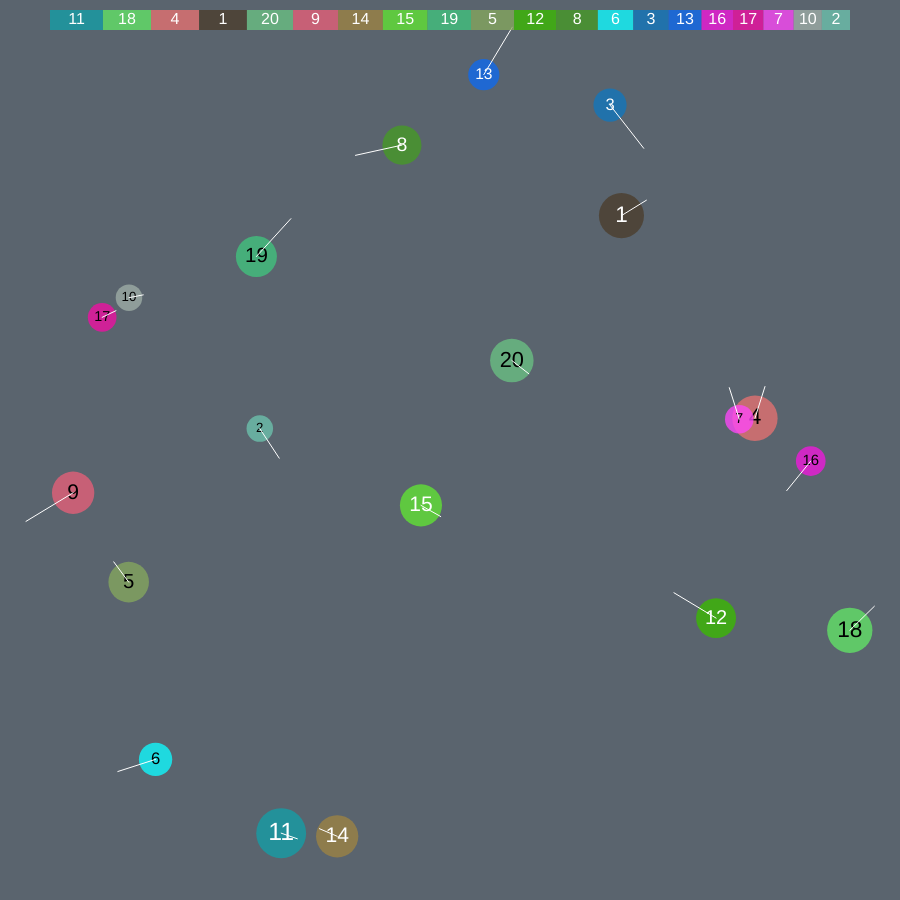
Frame 1 (no input)
Frame 60 (no input): identical to frame 1, image omitted
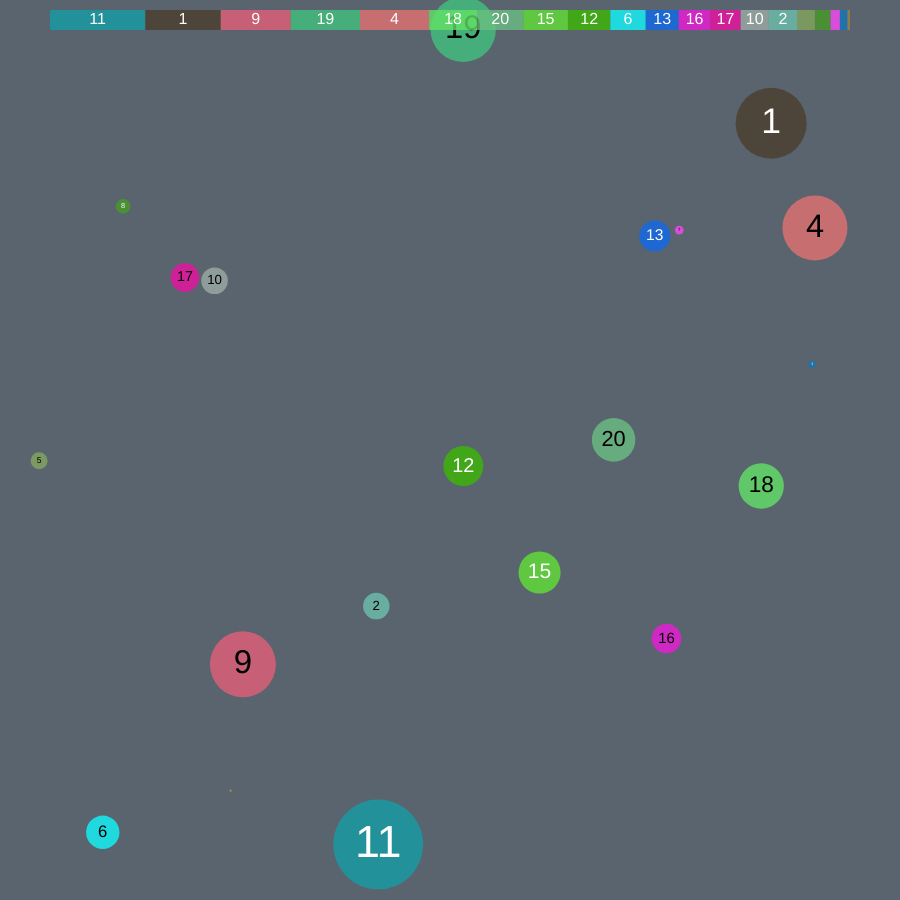
Frame 120 (the mouse pressed at the canvas centre since frame 60)

The p5.js sketch that drew these frames (run headless with seeded random() and noise() and a simulated clock; from frame 60 on, the mouse is pressed at the canvas centre):

// p5.js sketch
// ── sketch.js
var podium = 5;
var ball_pop;
var scoreboard;
// var foods = [];

var state = "start";

function init_balls() {
  ball_pop = new BallPopulation(
    20, // Population length
    50, // Ball max size
    25); // Ball min size
  scoreboard = new Scoreboard(createVector(50, 10), createVector(width - 100, 20));
}

function init_foods() {
  foods = [];
  for (var i = 0; i < ball_pop.length * 4; i++) {
    foods.push(new Ball(
      0,
      createVector(random(ball_pop.max_size, width- ball_pop.max_size), random(ball_pop.max_size, height - ball_pop.max_size)),
      createVector(0, 0),
      5,
      color(255, 255, 255)
    ));
  }
}

function setup() {
  createCanvas(900, 900);
  background(0);
  init_balls();
  // init_foods();
}

function batlle() {
  // for (var food of foods) {
  //     food.show();
  // }
  ball_pop.fight();
  ball_pop.live();
  if (ball_pop.check_end(podium)) {
    state = "end";
  }
}

function show_all(showId = false, showSpeed = false) {
  // for (var food of foods) {
  //   food.show();
  // }
  ball_pop.show(showId, showSpeed);
}

function draw() {
  background(90, 100, 110);
  switch (state) {
    case "init":
      init_balls();
      init_foods();
      state = "start";
      break;
    case "start":
      show_all(true, true);
      break;
    case "battle":
      batlle();
      break;
      case "pause":
      show_all(true);
    case "end":
      show_all(true);
      scoreboard.winners(ball_pop);
      break;
    }
  scoreboard.show(ball_pop);
}

function mousePressed() {
  switch (state) {
    case "start":
      state = "battle";
      break;
    case "battle":
    case "pause":
    case "end":
      state = "init";
      break;
  }
}

function keyPressed() {
if (key === ' ') {
  switch (state) {
    case "battle":
      state = "pause";
    break;
    case "pause":
      state = "battle";
    break;
    }
  }
}
// ── Ball.js
class Ball {
    constructor(id, pos, spd, size, color) {
        this.id = id;
        this.pos = pos;
        this.spd = spd;
        if (this.spd.x < 1 && this.spd.x > -1) {
            this.spd.x = this.spd.x < 0 ? -1 : 1;
        }
        this.size = size;
        this.color = color;
    }

    show(showId = false, showSpeed = false) {
        noStroke();
        fill(this.color);
        circle(this.pos.x, this.pos.y, this.size);
        if (showId) {
            var color_level = (this.color.levels[0] + this.color.levels[1] + this.color.levels[2]) / 3;
            fill(color_level > 128 ? 0 : 255);
            textSize(this.size / 2);
            textAlign(CENTER, CENTER);
            text(this.id, this.pos.x, this.pos.y);
        }
        if (showSpeed) {
            stroke(255);
            strokeWeight(1);
            line(this.pos.x, this.pos.y, this.pos.x + this.spd.x * 10, this.pos.y + this.spd.y * 10);
        }
    }

    move() {
        this.pos.add(this.spd);
        if (this.pos.x < this.size / 2 || this.pos.x > width - this.size / 2) {
            this.spd.x *= -1;
        }
        if (this.pos.y < this.size / 2 || this.pos.y > height - this.size / 2) {
            this.spd.y *= -1;
        }
    }

    live(max_size, showId = false) {
        this.move();
        this.show(showId);
        // if (this.size > 1 && this.size < max_size * 4) {
        //     var diff = (max_size - this.size)
        //     if (diff > 0) {
        //         this.size += diff / 100;
        //     }
        // }
    }

    fight(other_ball) {
        var rate = 0.05;
        if (this.id != other_ball.id) {
            var distance = dist(this.pos.x, this.pos.y, other_ball.pos.x, other_ball.pos.y);
            if (distance < (this.size + other_ball.size) / 2) {
                var result = random(100);
                // if (result < 100 * this.size / (this.size + other_ball.size)) {
                // Change to a better clutch system with chances to win based on size difference instead of certainety
                if (this.size > other_ball.size) {
                    this.size += other_ball.size * rate;
                    other_ball.size *= 1 - rate;
                // } else {
                } else if (this.size < other_ball.size) {
                    other_ball.size += this.size * rate;
                    this.size *= 1 - rate;
                }
                if (this.pos.x - this.size / 2 < 0) {
                    this.pos.x = this.size / 2;
                }
                if (this.pos.x + this.size / 2 > width) {
                    this.pos.x = width - this.size / 2;
                }
                if (this.pos.y - this.size / 2 < 0) {
                    this.pos.y = this.size / 2;
                }
                if (this.pos.y + this.size / 2 > height) {
                    this.pos.y = height - this.size / 2;
                }
                return true;
            }
        }
        return false;
    }
}
// ── BallPopulation.js
class BallPopulation {
    constructor(length, max_size, min_size) {
        this.length = length;
        this.max_size = max_size;
        this.min_size = min_size;
        this.balls = [];
        for (var i = 0; i < this.length; i++) {
            this.balls.push(new Ball(
                i + 1,
                createVector(random(this.max_size, width - this.max_size), random(this.max_size, height - this.max_size)),
                createVector(random(-5, 5), random(-5, 5)),
                random(this.min_size, this.max_size),
                color(random(255), random(255), random(255), 200)
            ));
        }
        this.ball_total_size = this.balls.reduce((total, ball) => total + ball.size, 0);
        this.balls.sort((a, b) => b.size - a.size);
        this.alive_balls = this.balls.filter(ball => ball.size > 1);
    }

    show(showId = false, showSpeed = false) {
        for (var ball of this.balls) {
            ball.show(showId, showSpeed);
        }
    }

    live() {
        for (var ball of this.balls) {
            ball.live(this.max_size, true);
            // for (var food of foods) {
            //   ball.fight(food);
            // }
        }
    }

    fight() {
        for (var ball of this.balls) {
            for (var other_ball of this.balls) {
                if (ball.fight(other_ball)) {
                    this.ball_total_size = this.balls.reduce((total, ball) => total + ball.size, 0);
                    this.balls.sort((a, b) => b.size - a.size);
                    this.alive_balls = this.balls.filter(ball => ball.size > 1);
                }
            }
        }
    }

    check_end(podium = 1) {
        if (this.alive_balls.length <= 1) {
            return true;
        }
        if (podium && this.alive_balls.length <= podium) {
            return true;
        }
        return false;
    }
}
// ── Scoreboard.js
class Scoreboard {
  constructor(pos, size) {
    this.pos = pos;
    this.size = size;
  }

  show(ball_pop) {
    var lastpos = this.pos.x
    for (var ball of ball_pop.balls) {
      noStroke();
      fill(ball.color);
      rect(lastpos, this.pos.y, ball.size / ball_pop.ball_total_size * this.size.x, this.size.y);
      lastpos += ball.size / ball_pop.ball_total_size * this.size.x;
      if (ball.size > ball_pop.min_size) {
        fill(255);
        textSize(this.size.y * 0.8);
        textAlign(CENTER, CENTER);
        text(ball.id, lastpos - ball.size / ball_pop.ball_total_size * this.size.x / 2, this.pos.y + this.size.y / 2);
      }
    }
  }

  winners(balls) {
    if (balls.alive_balls.length > 1) {
      var winner_text = "Winners: " + balls.alive_balls.map(ball => ball.id).join(", ");
      console.log("finishing sizes: " + balls.alive_balls.map(ball => ball.size).join(", "));
    } else {
      var winner_text = "Winner: " + balls.alive_balls[0].id;
      console.log("finishing size: " + balls.alive_balls[0].size);
    }
    fill(255);
    textSize(this.size.y * 1.5);
    textAlign(CENTER, CENTER);
    text(winner_text, this.pos.x + this.size.x / 2, this.pos.y + this.size.y * 2);
  }
}
